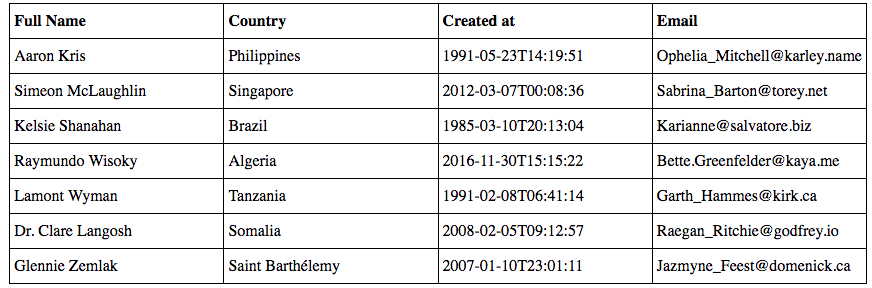
#> input picture output1.png, 872 x 288 px, found by its file name; its folder holds only this picture in this run
$ python preprocess.py ../../output1.png ../../output1.png ../../output1.png   (older library calls are emulated)
#> lines starting #> are read from the running program, lines starting #| are printed output that depends on the picture; after the words box and inside, x2 and y2 are one past the last pixel; in counts of white or black regions, pixels touching at a corner belong together
import sys, copy, cv2, scipy, os
import scipy
from skimage.morphology import thin
import numpy as np
from skimage.filters import threshold_sauvola
from PIL import Image
from label_detection import detect_label

#binarizes image
def binarize_image(image):
	pixels = np.unique(image)
	# print(pixels)
	unique_elements, counts_elements = np.unique(image, return_counts=True)

	image_copy_gray = copy.deepcopy(image)

	#Sauvola binarization- local thresholding technique: Instead of calculating a single global threshold for the entire image, several thresholds are calculated for every pixel by using specific formulae that take into account the mean and standard deviation of the local neighborhood (defined by a window centered around the pixel)
	#Reference: J. Sauvola and M. Pietikainen,"Adaptive document image binarization",Pattern Recognition 33(2), pp. 225-236, 2000. Elsevier.
	#URL: DOI:10.1016/S0031-3203(99)00055-2

	window_size = 33 #Parameter window_size determines the size of the window that contains the surrounding pixels, window size must be odd and greater than 1
	thresh_sauvola = threshold_sauvola(image, window_size=window_size)
	binary_sauvola = image > thresh_sauvola
	image_copy_gray[binary_sauvola == False] = 0
	image_copy_gray[binary_sauvola == True] = 255
	return image_copy_gray, binary_sauvola

#thins the binary_sauvola
def thin_image(binary_sauvola, image):
	image1 = copy.deepcopy(image)
	#thinning the binary image (black: false, white: true)
	thinned = thin(binary_sauvola==0, max_iter = 9) #binary_sauvola==0 means thin the pixels with value 0(since foreground has value 0)
	#max_iter: Regardless of this parameter, the thinned image is returned immediately if an iteration produces no change. If this parameter is specified it thus sets an upper bound on the number of iterations performed.

	# image_res is a thinned grayscale image(unique values 0 and 255)
	image1[thinned==True]=0
	image1[thinned==False]=255
	return image1

#marks different connected components
def mark_labels(image):
	#scipy.ndimage.label takes 0 to be background and all non-zero to be foreground, so we need to change image_res as follows:

	# setting foreground pixels to 1 (initially foreground pixels [black] have value 0 in grayscale format)
	image[image == 0] = 1
	# setting background pixels to 0
	image[image == 255] = 0

	# array([[1,1,1],[1,1,1],[1,1,1]]) is A structuring element that defines feature connections.
	# marked_array is an array where elements of each disconnected component are numbered uniquely, num_labels is the number of disconnected components
	marked_array, num_labels = scipy.ndimage.label(image,np.array([[1,1,1],[1,1,1],[1,1,1]]))
	#structuring element ([[0,1,0],[1,1,1],[0,1,0]]) works on our dataset which has thick edges in diagrams. For thin edged diagrams or to be on the safe side, use structuring element ([[1,1,1],[1,1,1],[1,1,1]]) - it might join some nearly connected labels with main diagram but at least the main diagram edges will surely not be lost during disconnection.

	# find_objects returns an array of bounding box coordinates of slices found [((x1,x2), (y1,y2)) , (..)] where x1x2y1y2 are coordinates for bounding box of first slice (ie. object)
	loc_array = scipy.ndimage.find_objects(marked_array)

	return marked_array, loc_array


#save and disconnects bounding box of labels
def disconnect_label(label_array, loc_array):

	#slices is a dictionary having index as key and the original image of that disconnected component as value
	slices={ix:label_array[i] for ix, i in enumerate(loc_array)}

	main_diagram=max(list(slices), key= lambda s: (slices[s].shape[0]*slices[s].shape[1]))


	labels={} #labels dictionary: {index: [original image, [lower left corner pixel, Height, width]]} of the component whose area is small enough to be considered as a label
	main_diagrams={} #main_diagrams dictionary: {index: [original image, [lower left corner pixel, height, width]]} of the component whose area is big
	diagram_only=copy.deepcopy(label_array)

	for i, s in enumerate(loc_array):
		(m,n)=s #m: (y.start, y.stop) n:(x.start:x.stop) bounding box coordinates
		list_info=[] #= [lower left corner pixel, height, width]
		list_info.append((n.start, m.stop-1)) #lower left corner pixel (x,y)
		list_info.append(m.stop-m.start)#height
		list_info.append(n.stop-n.start)#width

		if(slices[i].shape[0]>slices[i].shape[1]):
			width = slices[i].shape[1]
			length = slices[i].shape[0]
		else:
			width = slices[i].shape[0]
			length = slices[i].shape[1]
		if(slices[i].shape[0]*slices[i].shape[1]< 0.02*slices[main_diagram].shape[0]*slices[main_diagram].shape[1] and (width/length > 0.1)):
			labels[i]=[slices[i], list_info]

			#temp_array stores the bounding box denoted by current slice s
			temp_array=diagram_only[s]
			temp_array[temp_array==i+1]=0 #erase labels from original diagram
			diagram_only[s]=temp_array
		else:
			main_diagrams[i]=[slices[i], list_info]

	#diagram_only stores only labels and diagram_only stores the image where labels are erased
	label_only = label_array - diagram_only
	label_only[label_only!=0]=1


	# all values in diagram_only which are nonzero are multiplied by 255 and stored in b
	b = diagram_only*255 != 0
	# following 2 lines convert 0 to 255 (as background) and non zero to 0 (foreground). resulting array is diagram_only.
	diagram_only = 255-(255-diagram_only)*b
	diagram_only[diagram_only<255] = 0


	b = label_only*255 != 0
	label_only = 255-(255-label_only)*b
	label_only[label_only<255] = 0

	return diagram_only, label_only, labels
	# [12 lines of commented-out code are left out]


def main():
	img_name = sys.argv[1]   # command line  argument
	path = sys.argv[2]# input image path
	path_op = sys.argv[3] # path to output folder

	# 255: white 0: black
	image = cv2.imread(path+img_name,0)  # 0 indicates reading image in grayscale
#> image: shape (288, 872); min 0, max 255, mean 233.4
	img_name = img_name.split(".")[0]; # extracts 104 from 104.png/104.jpg

	# padding the input image by 5 pixels on all 4 sides
	y=np.ones((5, image.shape[1])).astype(int)*255
	image=np.append(y,image,axis=0)
#> image: shape (293, 872) int64; 185 distinct labels, from 0 to 255
	image=np.append(image,y,axis=0)
#> image: shape (298, 872) int64; 185 distinct labels, from 0 to 255
	x=np.ones((image.shape[0],5)).astype(int)*255
	image=np.append(x,image,axis=1)
#> image: shape (298, 877) int64; 185 distinct labels, from 0 to 255
	image=np.append(image,x,axis=1)
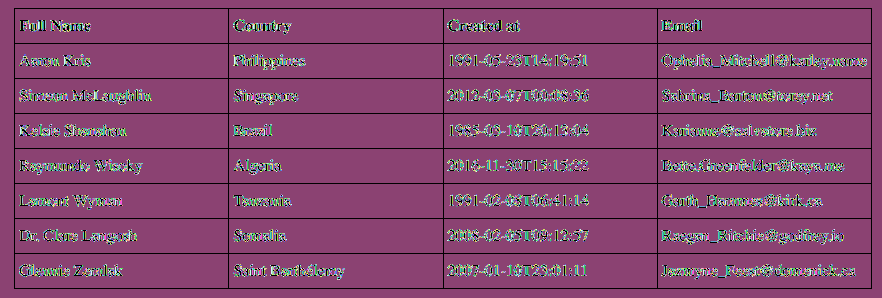
#> image: shape (298, 882) int64; 185 distinct labels, from 0 to 255; one colour per label, 0 black
	scipy.misc.imsave(path_op+img_name+"_afterread.png",image)

	binary_image, binary_savoula = binarize_image(image)
#> in binarize_image, `pixels = np.unique(image)`: pixels = 185 values from 0 to 255
#> in binarize_image, `unique_elements, counts_elements = np.unique(image, return_counts=True)`: counts_elements = 185 values, max 227342 at index 184, min 4 at index 3, mean 1420.7
#> in binarize_image, `thresh_sauvola = threshold_sauvola(image, window_size=window_size)`:
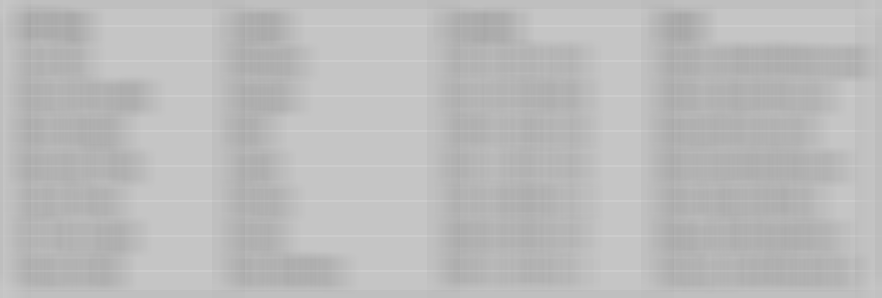
#> thresh_sauvola: shape (298, 882) float64; min 167.1, max 204, mean 187.4
#> in binarize_image, `binary_sauvola = image > thresh_sauvola`:
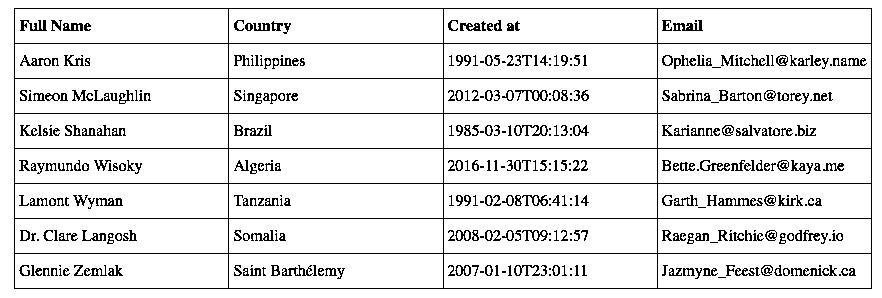
#> binary_sauvola: shape (298, 882) bool; 90.7% white; black in thin lines or dots
#> in binarize_image, `image_copy_gray[binary_sauvola == True] = 255`: image_copy_gray: shape (298, 882) int64; 90.7% white; black in thin lines or dots
	scipy.misc.imsave(path_op+img_name+"_sauvola.png",binary_image)
	# [20 lines of commented-out code are left out]
	label_array, loc_array= mark_labels(binary_image)
#> in mark_labels, `image[image == 0] = 1`: image: shape (298, 882) int64; values 1 (black) and 255 (white), 90.7% white; black in thin lines or dots
#> in mark_labels, `image[image == 255] = 0`: image: shape (298, 882) int64; values 0 (black) and 1 (white), 9.3% white in thin lines or dots
#> in mark_labels, `marked_array, num_labels = scipy.ndimage.label(image,np.array([[1,1,1]..`:
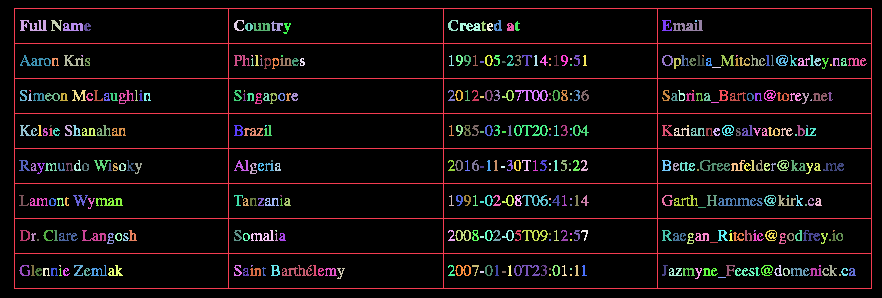
#> marked_array: shape (298, 882) int32; 414 distinct labels, from 0 to 413; one colour per label, 0 black
#> in mark_labels, `marked_array, num_labels = scipy.ndimage.label(image,np.array([[1,1,1]..`: num_labels = 413
#> in mark_labels, `loc_array = scipy.ndimage.find_objects(marked_array)`: loc_array = 413 items
#> loc_array = 413 items

	diagram_only, label_only, labels = disconnect_label(label_array, loc_array)
#> in disconnect_label, `main_diagram=max(list(slices), key= lambda s: (slices[s].shape[0]*slic..`: main_diagram = 0
#> the loop in disconnect_label, `for i, s in enumerate(loc_array):` made 413 passes
#> (width, length) on passes 8, 23, 25, 27, 28, 47, 49, 66, 67, 78, 79, 80: (2, 2), (2, 2), (2, 2), (2, 2), (2, 2), (2, 2), (2, 2), (2, 2), (2, 2), (2, 4), (2, 4), (2, 2)
#> (width, length) on passes 1 to 6: (281, 858), (11, 27), (11, 11), (10, 11), (10, 11), (8, 11)
#> after the loop in disconnect_label, `for i, s in enumerate(loc_array):`:
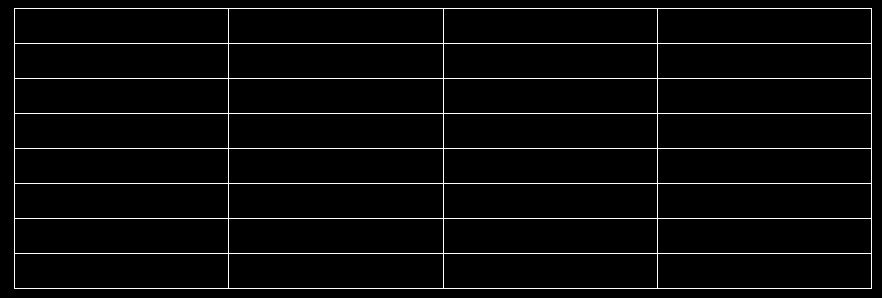
#> diagram_only: shape (298, 882) int32; values 0 (black) and 1 (white), 3.5% white in thin lines or dots
#> after the loop in disconnect_label, `for i, s in enumerate(loc_array):`: labels = 412 items; main_diagrams = 1 item
#> in disconnect_label, `label_only = label_array - diagram_only`: label_only: shape (298, 882) int32; 413 distinct labels, from 0 to 413
#> in disconnect_label, `label_only[label_only!=0]=1`:
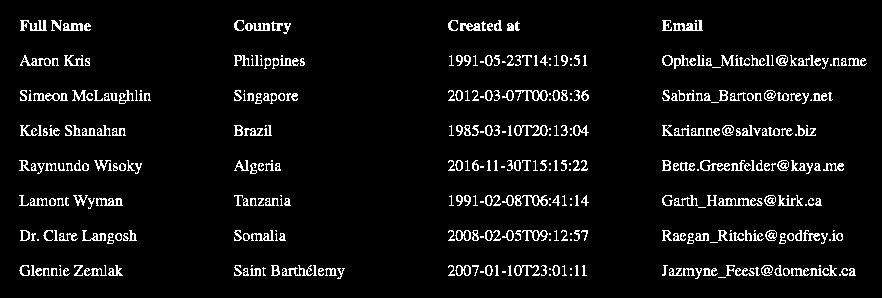
#> label_only: shape (298, 882) int32; values 0 (black) and 1 (white), 5.8% white in thin lines or dots, all inside (x1, y1, x2, y2) = (19, 20, 867, 279)
#> in disconnect_label, `b = diagram_only*255 != 0`: b: shape (298, 882) bool; 3.5% white in thin lines or dots
#> in disconnect_label, `diagram_only = 255-(255-diagram_only)*b`: diagram_only: shape (298, 882) int32; values 1 (black) and 255 (white), 96.5% white; black in thin lines or dots
#> in disconnect_label, `diagram_only[diagram_only<255] = 0`: diagram_only: shape (298, 882) int32; 96.5% white; black in thin lines or dots
#> labels = 412 items
	scipy.misc.imsave(path_op+img_name+"_disconnected.png", diagram_only)
	scipy.misc.imsave(path_op+img_name+"_label.png", label_only)

	thinned_image = thin_image(diagram_only, binary_image)
#> in thin_image, `thinned = thin(binary_sauvola==0, max_iter = 9)`: thinned: shape (298, 882) bool; 3.4% white in thin lines or dots
#> in thin_image, `image1[thinned==True]=0`:
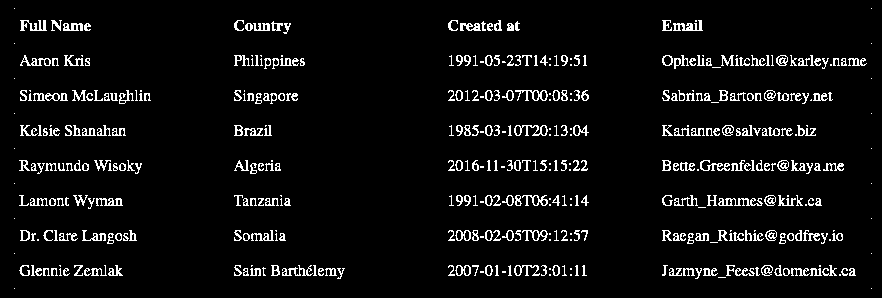
#> image1: shape (298, 882) int64; values 0 (black) and 1 (white), 5.8% white in thin lines or dots
#> in thin_image, `image1[thinned==False]=255`: image1: shape (298, 882) int64; 96.6% white; black in thin lines or dots
	scipy.misc.imsave(path_op+img_name+"_thin.png",thinned_image)   #using thinned_partial


#--------------detect label--------------------------
	# template_folder = "./output/template_texts/"
	# detect_label(template_folder, path_op, img_name, labels, path_op+img_name+"_label.png", path_op+img_name+"_label_high.png", path_op+"labels/")

main()
